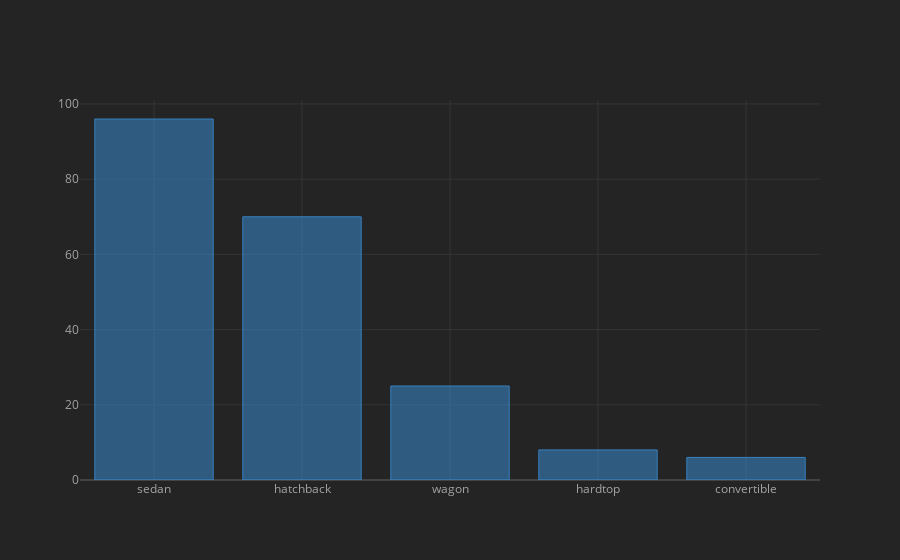

The code cell stored with this chart in its notebook:
### Code cell
df['body-style'].value_counts().iplot(kind='bar',colors='blue')

### Figure 1 — Plotly figure (JSON) as saved in the notebook; plotly's stock layout.template omitted (floating-point values rounded to 4 significant figures)
{"data": [{"marker": {"color": "rgba(55, 128, 191, 0.6)", "line": {"color": "rgba(55, 128, 191, 1.0)", "width": 1}}, "name": "body-style", "orientation": "v", "text": "", "type": "bar", "x": ["sedan", "hatchback", "wagon", "hardtop", "convertible"], "y": [96, 70, 25, 8, 6]}], "layout": {"legend": {"bgcolor": "#242424", "font": {"color": "#F4F4F4"}}, "paper_bgcolor": "#242424", "plot_bgcolor": "#242424", "title": {"font": {"color": "#F4F4F4"}}, "xaxis": {"gridcolor": "#343434", "showgrid": true, "tickfont": {"color": "#A4A4A4"}, "title": {"font": {"color": "#A4A4A4"}, "text": ""}, "zerolinecolor": "#444444"}, "yaxis": {"gridcolor": "#343434", "showgrid": true, "tickfont": {"color": "#A4A4A4"}, "title": {"font": {"color": "#A4A4A4"}, "text": ""}, "zerolinecolor": "#444444"}}}
